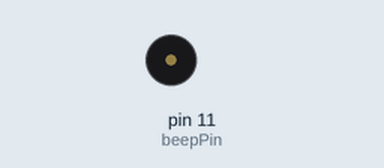
A program run on a simulated Raspberry Pi (header pin numbers). Parts: buzzer (waves = sounding, pin HIGH). What the program prints to the terminal is not drawn.

Above: at 0.05 s.
Timing chart, 0 to 3.0 s (numbered marks = the images above):
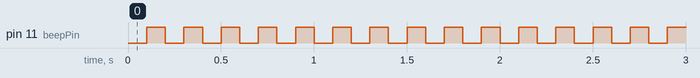

The program:

buzzer.py
```python
#!/usr/bin/env python

import RPi.GPIO as GPIO
import time

beepPin = 11

def setup():
    GPIO.setmode(GPIO.BOARD)
    GPIO.setup(beepPin, GPIO.OUT)
    GPIO.output(beepPin, GPIO.HIGH)

def loop():
    while True:
        GPIO.output(beepPin, GPIO.LOW)
        time.sleep(0.1)
        GPIO.output(beepPin, GPIO.HIGH)
        time.sleep(0.1)

def destroy():
    GPIO.output(beepPin, GPIO.HIGH)
    GPIO.cleanup()

if __name__ == '__main__':
    print 'Press Ctrl+C to end the program.'
    setup()
    try:
        loop()
    except KeyboardInterrupt:
        destroy()
```

Measured:
- by itself, pin 11 (beepPin): alternates HIGH for 0.10 s and LOW for 0.10 s
